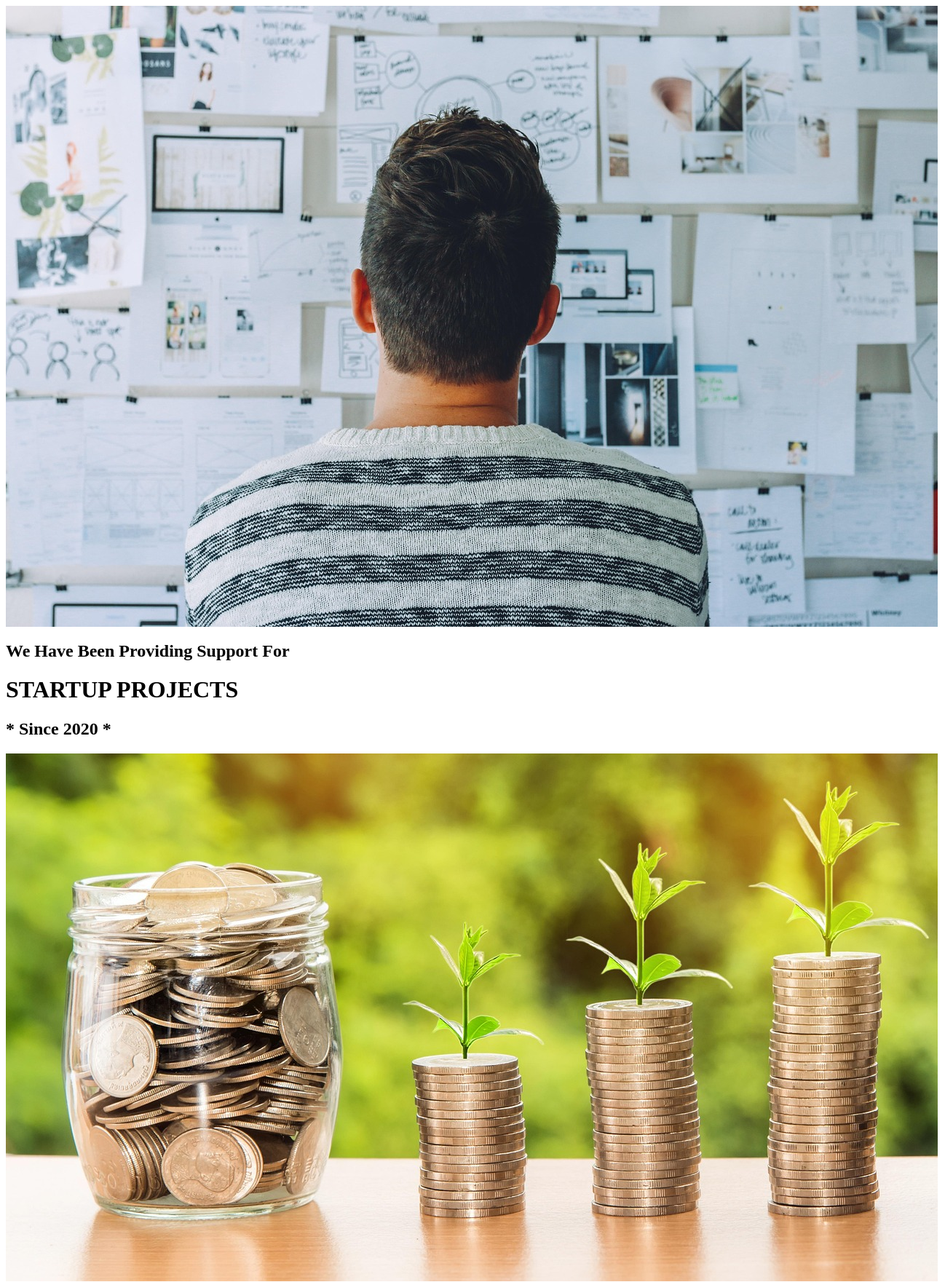
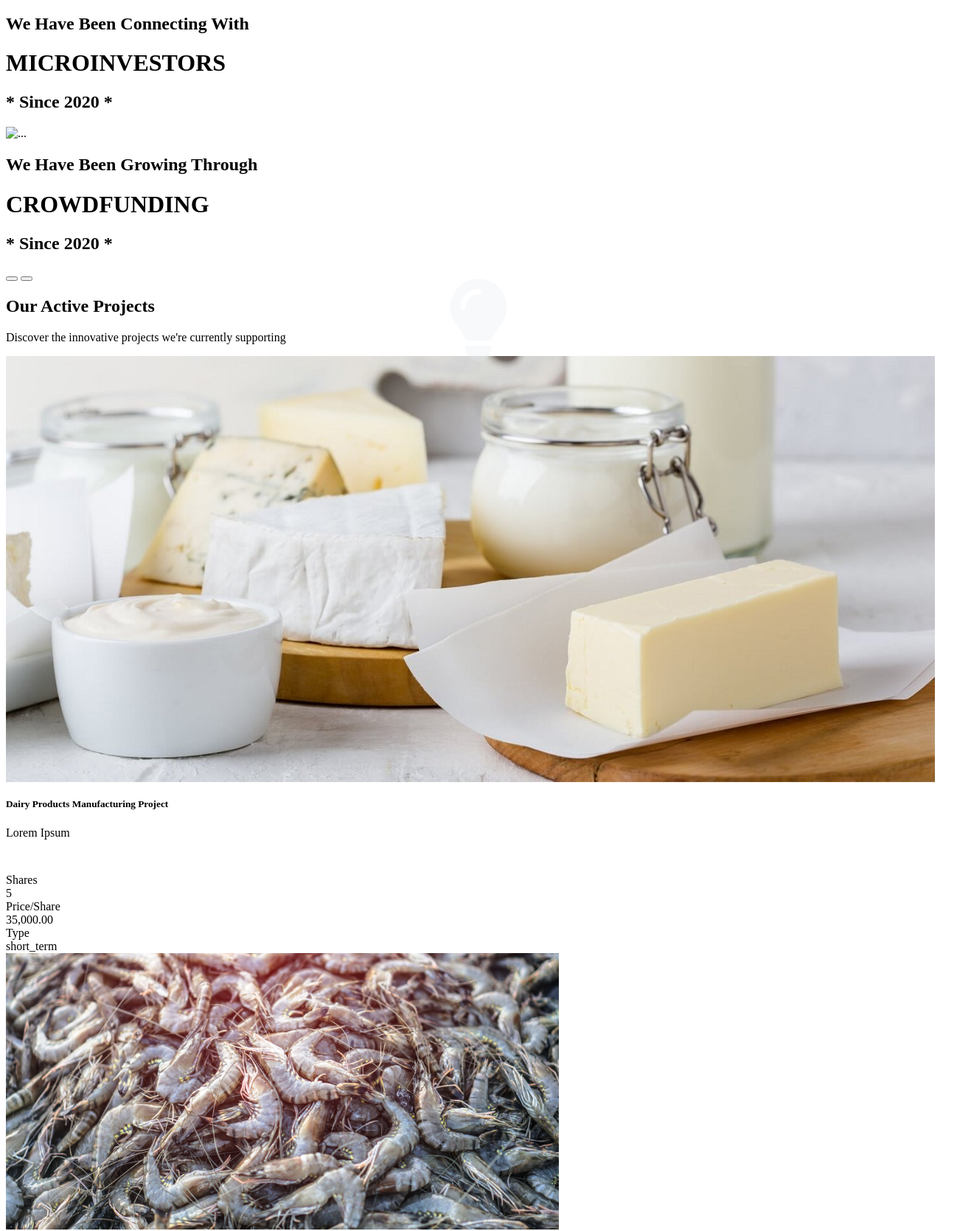
Screenshot of /pages/layout.php (upper part) with the database file from the repository (2 pictures, top to bottom).
### tables this page shows
CREATE TABLE `projects` (
  `id` int(10) NOT NULL,
  `uniqid` varchar(255) DEFAULT NULL,
  `project_name` varchar(100) NOT NULL,
  `description` text NOT NULL,
  `project_img` varchar(255) NOT NULL,
  `categoryId` int(10) NOT NULL,
  `project_type` enum('long_term','short_term') NOT NULL DEFAULT 'long_term',
  `created_at` timestamp NOT NULL DEFAULT current_timestamp(),
  `project_status` enum('pending','active','closed','approved','declined') NOT NULL,
  `owner_id` int(10) NOT NULL,
  `shares` int(10) UNSIGNED NOT NULL,
  `price_per_share` decimal(12,2) NOT NULL,
  `total_amount` decimal(12,2) DEFAULT NULL,
  `campaign_start` date DEFAULT NULL,
  `campaign_end` date DEFAULT NULL,
  `project_start` date DEFAULT NULL,
  `project_end` date DEFAULT NULL,
  `is_flexible_duration` tinyint(1) DEFAULT 0,
  `updated_at` timestamp NOT NULL DEFAULT current_timestamp() ON UPDATE current_timestamp(),
  `is_seen` tinyint(1) NOT NULL DEFAULT 0,
  `rejection_reason` text DEFAULT NULL,
  `avg_rating` decimal(3,2) DEFAULT 0.00,
  `review_count` int(11) DEFAULT 0
);

### config/class.user.php (called while the page is built, shortened)
<?php
class USER
{
	private $conn;
	public function __construct()
	{
		$database = new Database();
		$db = $database->dbConnection();
		$this->conn = $db;
	}
	public function getActiveProjects()
{
	try {
		$stmt = $this->conn->prepare("SELECT * FROM projects WHERE project_status = 'active'");
		$stmt->execute();
		return $stmt->fetchAll(PDO::FETCH_ASSOC);
	} catch (PDOException $ex) {
		echo $ex->getMessage();
		return [];
	}
}
}
?>

### pages/layout.php (the view, shortened to what this page needs)
<?php
require_once 'config/class.user.php';
?>
<link rel="stylesheet" href="https://cdnjs.cloudflare.com/ajax/libs/font-awesome/6.5.2/css/all.min.css">
<div id="carouselFade" class="carousel slide carousel-fade" data-ride="carousel">
  <div class="carousel-inner">
    <div class="carousel-item active">
        <img src="assets/img/startup.jpg" class="d-block w-100" alt="...">
        <div class="carousel-caption h-100">
            <h2 class="text-light font-weight-medium m-0">We Have Been Providing Support For</h2>
            <h1 class="display-1 text-white m-0">STARTUP PROJECTS</h1>
            <h2 class="text-white m-0">* Since 2020 *</h2>
        </div>
    </div>
    <div class="carousel-item">
        <img src="assets/img/invest.jpg" class="d-block w-100" alt="...">
        <div class="carousel-caption h-100">
            <h2 class="text-light font-weight-medium m-0">We Have Been Connecting With</h2>
            <h1 class="display-1 text-white m-0">MICROINVESTORS</h1>
            <h2 class="text-white m-0">* Since 2020 *</h2>
        </div>
    </div>
    <div class="carousel-item">
        <img src="assets/img/fund.jpg" class="d-block w-100" alt="...">
        <div class="carousel-caption h-100">
            <h2 class="text-light font-weight-medium m-0">We Have Been Growing Through</h2>
            <h1 class="display-1 text-white m-0">CROWDFUNDING</h1>
            <h2 class="text-white m-0">* Since 2020 *</h2>
        </div>
    </div>
  </div>
  <button class="carousel-control-prev" type="button" data-target="#carouselFade" data-slide="prev">
  </button>
  <button class="carousel-control-next" type="button" data-target="#carouselFade" data-slide="next">
  </button>
</div>
<?php
$user = new USER();
$activeProjects = $user->getActiveProjects();
?>
<div class="container-fluid mt-2 custom-section">
    <div class="section-header">
        <span class="section-bg-icon"><i class="fa-solid fa-lightbulb"></i></span>
        <h2 class="display-4 font-weight-bold">Our Active Projects</h2>
        <p class="lead text-muted">Discover the innovative projects we're currently supporting</p>
    </div>
    <div class="row p-2">
        <?php if ($activeProjects): ?>
            <?php foreach ($activeProjects as $project): ?>
                <div class="col-md-4 mb-2 p-1 d-flex justify-content-center">
                    <div class="card shadow floating-card h-100 d-flex flex-column project-card-85">
                        <img src="admin/assets/projectimg/<?= htmlspecialchars($project['project_img']) ?>" class="card-img-top project-card-img" alt="Project Image">
                        <div class="card-body d-flex flex-column flex-grow-1">
                            <h5 class="card-title"><?= htmlspecialchars($project['project_name']) ?></h5>
                            <p class="card-text project-desc mb-2" style="min-height:3em;">
                                <?= htmlspecialchars(mb_strimwidth($project['description'], 0, 120, '...')) ?>
                            </p>
                        </div>
                        <div class="card-footer bg-white border-top pt-2">
                            <div class="row text-center">
                                <div class="col-4 px-1">
                                    <div class="text-muted small">Shares</div>
                                    <div class="font-weight-bold"><?= (int)$project['shares'] ?></div>
                                </div>
                                <div class="col-4 px-1">
                                    <div class="text-muted small">Price/Share</div>
                                    <div class="font-weight-bold"><?= number_format($project['price_per_share'], 2) ?></div>
                                </div>
                                <div class="col-4 px-1">
                                    <div class="text-muted small">Type</div>
                                    <div class="font-weight-bold"><?= htmlspecialchars($project['project_type']) ?></div>
                                </div>
                            </div>
                        </div>
                    </div>
                </div>
            <?php endforeach; ?>
        <?php else: ?>
            <p class='text-muted'>No active projects found.</p>
        <?php endif; ?>
    </div>
</div>

### pages/layout.php (style rules this page uses)
.section-header { position: relative; overflow: visible; }
.section-header .section-bg-icon { position: absolute; top: 50%; left: 50%; font-size: 7rem; color: #e3eaf3; opacity: 0.25; transform: translate(-50%, -50%); pointer-events: none; z-index: 0; user-select: none; }
.section-header h2, .section-header p { position: relative; z-index: 1; }

### rows the page displays
projects: project_img (picture), project_name "Dairy Products Manufacturing Project", description "Lorem Ipsum", shares "5", price_per_share "35,000.00", project_type "short_term"
projects: project_img (picture)
